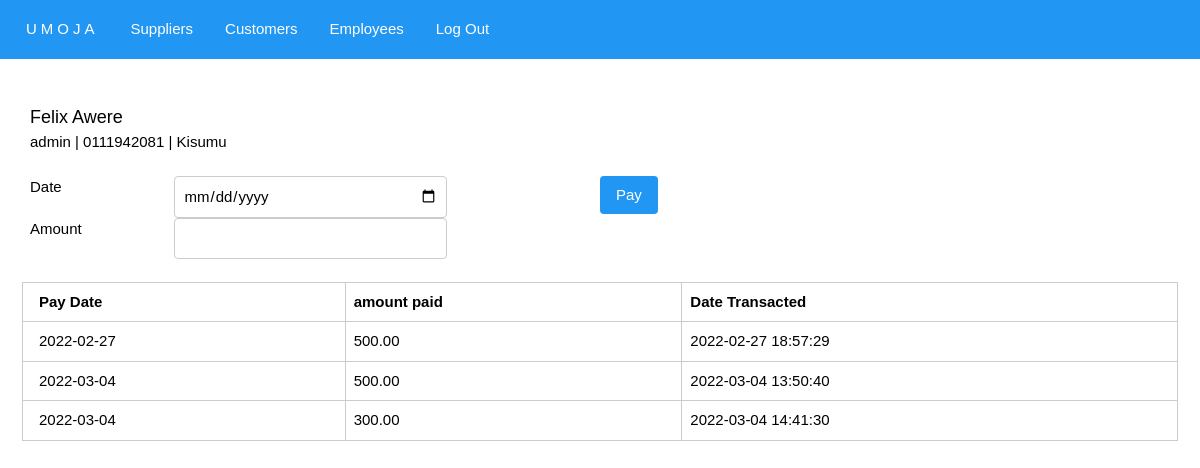
/payments.php?id=1 (signed in), run on the app's committed database.
### tables this page shows
CREATE TABLE `employees` (
  `id` int unsigned NOT NULL AUTO_INCREMENT,
  `name` varchar(50) NOT NULL,
  `email` varchar(50) NOT NULL,
  `contact` varchar(50) NOT NULL,
  `role` varchar(10) NOT NULL,
  `address` varchar(50) NOT NULL,
  `dob` date NOT NULL,
  `password` varchar(255) NOT NULL,
  `date_registered` datetime DEFAULT CURRENT_TIMESTAMP,
  PRIMARY KEY (`id`)
);

CREATE TABLE `payments` (
  `id` int unsigned NOT NULL AUTO_INCREMENT,
  `cust_id` int NOT NULL,
  `pay_date` date NOT NULL,
  `amount_paid` int NOT NULL,
  `transaction_date` datetime NOT NULL DEFAULT CURRENT_TIMESTAMP,
  PRIMARY KEY (`id`)
);

### api/crud.php (called while the page is built, shortened)
<?php
class Crud
{
    public $conn;
    public function __construct(string $server, string $user, string $password, string $database)
    {
        $this->conn = new mysqli($server, $user, $password, $database);
    }
    public function fetch_data($sql)
    {
        $result = $this->conn->query($sql);
        $array = array();
        while ($row = $result->fetch_assoc()) {
            $array[] = $row;
        }
        return $array;
    }
}
?>

### payments.php (the view, shortened to what this page needs)
<!DOCTYPE html>
<html lang="en">
<head>
    <link rel="stylesheet" type="text/css" href="./css/w3.css" />
    <link rel="stylesheet" type="text/css" href="./css/style.css" />
</head>
<body>
    <div class="w3-bar w3-blue">
        <a href="./index.php" class="w3-bar-item w3-wide">UMOJA</a>
        <a href="./suppliers.php" class="w3-bar-item ">Suppliers</a>
        <a href="./customers.php" class="w3-bar-item ">Customers</a>
        <a href="./employees.php" class="w3-bar-item ">Employees</a>
        <a href="./logout.php" class="w3-bar-item ">Log Out</a>
    </div>
    <div class="w3-auto">
        <?php
        require "./api/crud.php";
        $crud = new Crud("localhost", "root", "Felabs@6986", "umoja");
        $fetch = $crud->fetch_data("SELECT * FROM employees WHERE id = '" . $_GET['id'] . "'");
        foreach ($fetch as $row) {
            $r = $row;
        }
        ?>
        <br><br>
        <span class="w3-large"><?php echo $row['name']; ?></span><br>
        <span><?php echo $r['role']; ?></span> |
        <span><?php echo $r['contact']; ?></span> |
        <span><?php echo $r['address']; ?></span>
        <br><br>
        <form id="frmpay">
            <div class=" w3-row-padding w3-stretch">
                <div class="w3-col l6">
                    <div class="w3-row-padding w3-stretch">
                        <div class="w3-col l3">
                            <label for="">Date</label>
                        </div>
                        <div class="w3-col l6">
                            <input type="date" id="datePaid" name="datePaid" class="w3-input w3-border w3-round">
                        </div>
                    </div>
                    <div class="w3-row-padding w3-stretch">
                        <div class="w3-col l3">
                            <label for="">Amount</label>
                        </div>
                        <div class="w3-col l6">
                            <input type="number" id="amountPaid" name="amountPaid" min="500" class="w3-input w3-border w3-round">
                        </div>
                    </div>
                </div>
                <button onclick="pay()" type="button" class="w3-button w3-blue w3-round">
                    Pay
                </button>
        </form>
        <div>
            <?php
            $fetch_pay = $crud->fetch_data("SELECT * FROM payments WHERE cust_id = '" . $_GET['id'] . "'");
            ?>
            <br><br><br>
            <table class="w3-table w3-bordered">
                <tr>
                    <th>Pay Date</th>
                    <th>amount paid</th>
                    <th>Date Transacted</th>
                </tr>
                <?php
                foreach ($fetch_pay as $row2) {
                ?>
                    <tr>
                        <td><?php echo $row2['pay_date']; ?></td>
                        <td><?php echo number_format($row2['amount_paid'], 2); ?></td>
                        <td><?php echo $row2['transaction_date']; ?></td>
                    </tr>
                <?php
                }
                ?>
            </table>
        </div>
    </div>
    <br>
    <br>
</body>
</html>

### css/w3.css (style rules this page uses)
html { box-sizing:border-box }
*,*:before,*:after { box-sizing:inherit }
html { -ms-text-size-adjust:100%;-webkit-text-size-adjust:100% }
body { margin:0 }
a { background-color:transparent }
button,input,select,textarea,optgroup { font:inherit;margin:0 }
button,input { overflow:visible }
button,select { text-transform:none }
button,[type=button],[type=reset],[type=submit] { -webkit-appearance:button }
html,body { font-family:Verdana,sans-serif;font-size:15px;line-height:1.5 }
html { overflow-x:hidden }
.w3-wide { letter-spacing:4px }
a { color:inherit }
.w3-table,.w3-table-all { border-collapse:collapse;border-spacing:0;width:100%;display:table }
.w3-bordered tr,.w3-table-all tr { border-bottom:1px solid #ddd }
.w3-table td,.w3-table th,.w3-table-all td,.w3-table-all th { padding:8px 8px;display:table-cell;text-align:left;vertical-align:top }
.w3-table th:first-child,.w3-table td:first-child,.w3-table-all th:first-child,.w3-table-all td:first-child { padding-left:16px }
.w3-btn,.w3-button { border:none;display:inline-block;padding:8px 16px;vertical-align:middle;overflow:hidden;text-decoration:none;color:inherit;background-color:inherit;text-align:center;cursor:pointer;white-space:nowrap }
.w3-btn,.w3-button { -webkit-touch-callout:none;-webkit-user-select:none;-khtml-user-select:none;-moz-user-select:none;-ms-user-select:none;user-select:none }
.w3-input { padding:8px;display:block;border:none;border-bottom:1px solid #ccc;width:100% }
.w3-bar { width:100%;overflow:hidden }
.w3-bar .w3-bar-item { padding:8px 16px;float:left;width:auto;border:none;display:block;outline:0 }
.w3-container:after,.w3-container:before,.w3-panel:after,.w3-panel:before,.w3-row:after,.w3-row:before,.w3-row-padding:after,.w3-row-padding:before, .w3-cell-row:before,.w3-cell-row:after,.w3-clear:after,.w3-clear:before,.w3-bar:before,.w3-bar:after { content:"";display:table;clear:both }
.w3-col,.w3-half,.w3-third,.w3-twothird,.w3-threequarter,.w3-quarter { float:left;width:100% }
@media (min-width:993px) { .w3-col.l3 { width:24.99999% } }
@media (min-width:993px) { .w3-col.l6 { width:49.99999% } }
.w3-stretch { margin-left:-16px;margin-right:-16px }
.w3-content,.w3-auto { margin-left:auto;margin-right:auto }
.w3-auto { max-width:1140px }
@media (max-width:1205px) { .w3-auto { max-width:95% } }
.w3-round,.w3-round-medium { border-radius:4px }
.w3-row-padding,.w3-row-padding>.w3-half,.w3-row-padding>.w3-third,.w3-row-padding>.w3-twothird,.w3-row-padding>.w3-threequarter,.w3-row-padding>.w3-quarter,.w3-row-padding>.w3-col { padding:0 8px }
.w3-large { font-size:18px!important }
.w3-border { border:1px solid #ccc!important }
.w3-blue,.w3-hover-blue:hover { color:#fff!important;background-color:#2196F3!important }

### css/style.css (style rules this page uses)
.w3-bar { padding: 10px; }
.w3-bar-item { text-decoration: none; transition: 0.2s; }
th, td { border: 1px solid #ccc; }

### data on the page
employees: name "Felix Awere", role "admin", contact "0111942081", address "Kisumu"
payments: pay_date "2022-02-27", amount_paid "500.00", transaction_date "2022-02-27 18:57:29"
payments: pay_date "2022-03-04", amount_paid "500.00", transaction_date "2022-03-04 13:50:40"
payments: pay_date "2022-03-04", amount_paid "300.00", transaction_date "2022-03-04 14:41:30"
